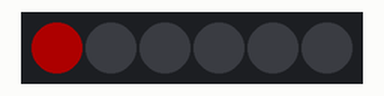
A sketch run on a simulated Arduino Uno, built with avr-gcc and run on an emulated ATmega328P. Parts: 6 RGB LEDs in strip order, left to right. Dim RGB values are drawn brighter than linear.

Above: at 0.1 s.
At 2.1 s:
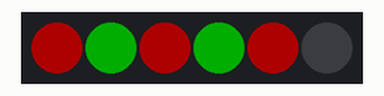
At 8.6 s:
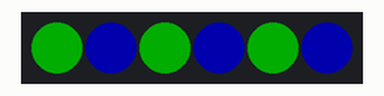
At 19.1 s:
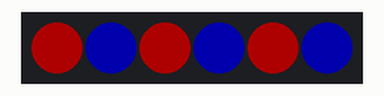
At 29.6 s:
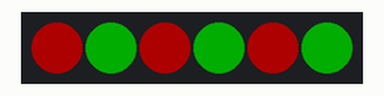
At 39.1 s:
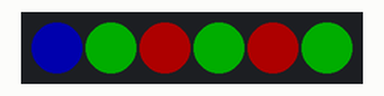
Timing chart, 0 to 40.0 s (numbered marks = the images above):
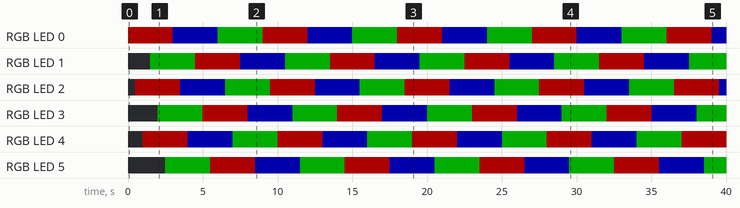

The sketch:

odd_number_of_lights.ino
```cpp
// A basic everyday NeoPixel strip test program.

// NEOPIXEL BEST PRACTICES for most reliable operation:
// - Add 1000 uF CAPACITOR between NeoPixel strip's + and - connections.
// - MINIMIZE WIRING LENGTH between microcontroller board and first pixel.
// - NeoPixel strip's DATA-IN should pass through a 300-500 OHM RESISTOR.
// - AVOID connecting NeoPixels on a LIVE CIRCUIT. If you must, ALWAYS
//   connect GROUND (-) first, then +, then data.
// - When using a 3.3V microcontroller with a 5V-powered NeoPixel strip,
//   a LOGIC-LEVEL CONVERTER on the data line is STRONGLY RECOMMENDED.
// (Skipping these may work OK on your workbench but can fail in the field)
#include <Adafruit_NeoPixel.h>
#ifdef __AVR__
 #include <avr/power.h> // Required for 16 MHz Adafruit Trinket
#endif

// Which pin on the Arduino is connected to the NeoPixels?
// On a Trinket or Gemma we suggest changing this to 1:
#define LED_PIN    7

// How many NeoPixels are attached to the Arduino?
#define LED_COUNT 6

// Declare our NeoPixel strip object:
Adafruit_NeoPixel strip(LED_COUNT, LED_PIN, NEO_GRB + NEO_KHZ800);
// Argument 1 = Number of pixels in NeoPixel strip
// Argument 2 = Arduino pin number (most are valid)
// Argument 3 = Pixel type flags, add together as needed:
//   NEO_KHZ800  800 KHz bitstream (most NeoPixel products w/WS2812 LEDs)
//   NEO_KHZ400  400 KHz (classic 'v1' (not v2) FLORA pixels, WS2811 drivers)
//   NEO_GRB     Pixels are wired for GRB bitstream (most NeoPixel products)
//   NEO_RGB     Pixels are wired for RGB bitstream (v1 FLORA pixels, not v2)
//   NEO_RGBW    Pixels are wired for RGBW bitstream (NeoPixel RGBW products)


// setup() function -- runs once at startup --------------------------------

void setup() {
  // These lines are specifically to support the Adafruit Trinket 5V 16 MHz.
  // Any other board, you can remove this part (but no harm leaving it):
#if defined(__AVR_ATtiny85__) && (F_CPU == 16000000)
  clock_prescale_set(clock_div_1);
#endif
  // END of Trinket-specific code.

  strip.begin();           // INITIALIZE NeoPixel strip object (REQUIRED)
  strip.show();            // Turn OFF all pixels ASAP
  strip.setBrightness(50); // Set BRIGHTNESS to about 1/5 (max = 255)
}


// loop() function -- runs repeatedly as long as board is on ---------------

void loop()
{
  colorWipe(strip.Color(255,   0,   0), 500); // Red
  colorWipe2(strip.Color(0  , 255,   0), 500);//grenn
  colorWipe(strip.Color(  0,   0, 255), 500);//blue
  colorWipe2(strip.Color(255,   0,   0), 500);
  colorWipe(strip.Color(0  , 255,   0), 500);
  colorWipe2(strip.Color(  0,   0, 255), 500);
}
  void colorWipe(uint32_t color, int wait) {
  for(int i=0; i<strip.numPixels(); i=i+2) { // For each pixel in strip...
    strip.setPixelColor(i, color);         //  Set pixel's color (in RAM)
    strip.show();                          //  Update strip to match
    delay(wait);                           //  Pause for a moment
  }
}
void colorWipe2(uint32_t color, int wait) {
  for(int i=1; i<strip.numPixels(); i=i+2) { // For each pixel in strip...
    strip.setPixelColor(i, color);         //  Set pixel's color (in RAM)
    strip.show();                          //  Update strip to match
    delay(wait);                           //  Pause for a moment
  }
}
```

Measured:
- by itself, RGB LED 0, RGB LED 2, RGB LED 4: repeats every 9.0 s: RGB(0, 0, 50) 3.0 s, RGB(0, 50, 0) 3.0 s, RGB(50, 0, 0) 3.0 s
- by itself, RGB LED 1, RGB LED 3, RGB LED 5: repeats every 9.0 s: RGB(50, 0, 0) 3.0 s, RGB(0, 0, 50) 3.0 s, RGB(0, 50, 0) 3.0 s
- what the display in image 1 shows lasts 0.5 s, from 2.0 s to 2.5 s
